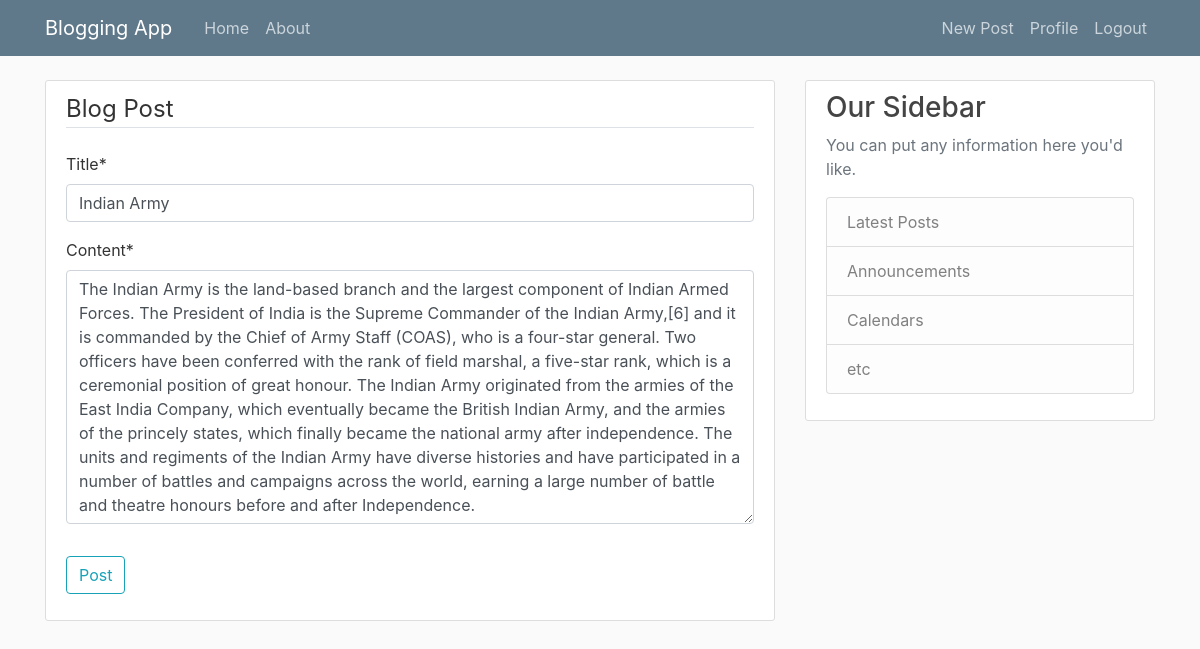
Page /post/1/update (signed in) on the committed database.
### blog/models.py (models this page shows, shortened)
class Post(models.Model):
    title = models.CharField(max_length=100)
    content = models.TextField()
    date_posted = models.DateTimeField(default=timezone.now)
    author = models.ForeignKey(User, on_delete=models.CASCADE)

### blog/views.py (the view, shortened to what this page needs)
# urls.py: path('post/<int:pk>/update',PostUpdateView.as_view(), name='post-update'),
class PostUpdateView(LoginRequiredMixin, UserPassesTestMixin, UpdateView):
    model = Post
    fields = ['title', 'content']
    def test_func(self):
        post = self.get_object()
        if self.request.user == post.author:
            return True
        return False

### blog/templates/blog/post_form.html (shortened to what this page needs)
{% extends "blog/base.html" %}
{% load crispy_forms_tags %}
{% block content %}
	<div class="content-section">
        <form method="POST">
            <fieldset class="form-group">
                <legend class="border-bottom mb-4">Blog Post</legend>
                {{ form|crispy }}
            </fieldset>
            <div class="form-group">
                <button class="btn btn-outline-info" type="submit">Post</button>
            </div>
        </form>
    </div>
{% endblock content %}

### blog/static/blog/main.css (style rules this page uses)
body { background: #fafafa; color: #333333; margin-top: 5rem; }
.content-section { background: #ffffff; padding: 10px 20px; border: 1px solid #dddddd; border-radius: 3px; margin-bottom: 20px; }

### rows in the picture
Post: title "Indian Army", content "The Indian Army is the land-based branch and the largest component of Indian Armed Forces. The President of India is the Supreme Commander of the Indian Army,[6] and it is commanded by the Chief of Army Staff (COAS), who is a four-star general. Two officers have been conferred with the rank of field marshal, a five-star rank, which is a ceremonial position of great honour. The Indian Army originated from the armies of the East India Company, which eventually became the British Indian Army, and the armies of the princely states, which finally became the national army after independence. The units and regiments of the Indian Army have diverse histories and have participated in a number of…"
